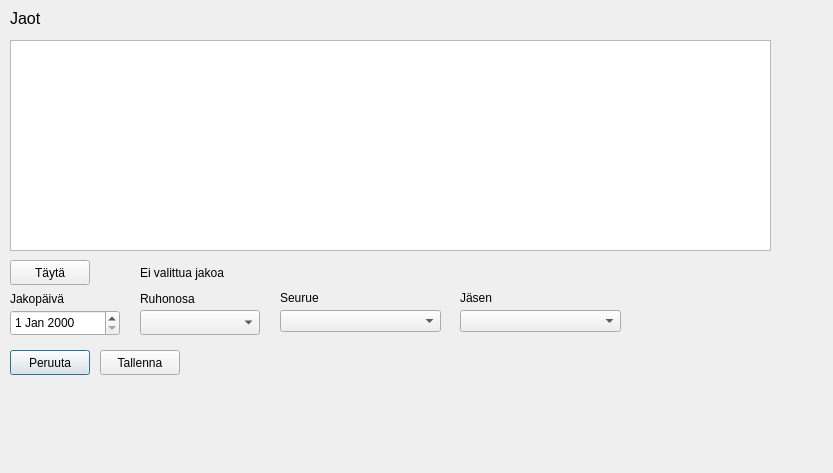
<?xml version="1.0" encoding="UTF-8"?>
<ui version="4.0">
 <class>Dialog</class>
 <widget class="QDialog" name="Dialog">
  <property name="geometry">
   <rect>
    <x>0</x>
    <y>0</y>
    <width>833</width>
    <height>473</height>
   </rect>
  </property>
  <property name="windowTitle">
   <string>Dialog</string>
  </property>
  <widget class="QTableWidget" name="editShareTableWidget">
   <property name="geometry">
    <rect>
     <x>10</x>
     <y>40</y>
     <width>761</width>
     <height>211</height>
    </rect>
   </property>
  </widget>
  <widget class="QDateEdit" name="editShareDateEdit">
   <property name="geometry">
    <rect>
     <x>10</x>
     <y>310</y>
     <width>110</width>
     <height>26</height>
    </rect>
   </property>
  </widget>
  <widget class="QComboBox" name="editSharePortionComboBox">
   <property name="geometry">
    <rect>
     <x>140</x>
     <y>310</y>
     <width>120</width>
     <height>25</height>
    </rect>
   </property>
  </widget>
  <widget class="QLabel" name="label">
   <property name="geometry">
    <rect>
     <x>10</x>
     <y>290</y>
     <width>100</width>
     <height>17</height>
    </rect>
   </property>
   <property name="text">
    <string>Jakopäivä</string>
   </property>
  </widget>
  <widget class="QPushButton" name="editShareSavePushButton">
   <property name="geometry">
    <rect>
     <x>100</x>
     <y>350</y>
     <width>80</width>
     <height>25</height>
    </rect>
   </property>
   <property name="text">
    <string>Tallenna</string>
   </property>
  </widget>
  <widget class="QPushButton" name="editShareCancelPushButton">
   <property name="geometry">
    <rect>
     <x>10</x>
     <y>350</y>
     <width>80</width>
     <height>25</height>
    </rect>
   </property>
   <property name="text">
    <string>Peruuta</string>
   </property>
   <property name="default">
    <bool>true</bool>
   </property>
  </widget>
  <widget class="QPushButton" name="editSharePopulatePushButton">
   <property name="geometry">
    <rect>
     <x>10</x>
     <y>260</y>
     <width>80</width>
     <height>25</height>
    </rect>
   </property>
   <property name="text">
    <string>Täytä</string>
   </property>
  </widget>
  <widget class="QLabel" name="label_2">
   <property name="geometry">
    <rect>
     <x>140</x>
     <y>290</y>
     <width>120</width>
     <height>17</height>
    </rect>
   </property>
   <property name="text">
    <string>Ruhonosa</string>
   </property>
  </widget>
  <widget class="QLabel" name="label_4">
   <property name="geometry">
    <rect>
     <x>10</x>
     <y>10</y>
     <width>120</width>
     <height>17</height>
    </rect>
   </property>
   <property name="font">
    <font>
     <pointsize>12</pointsize>
    </font>
   </property>
   <property name="text">
    <string>Jaot</string>
   </property>
  </widget>
  <widget class="QLabel" name="editShareChosenLabel">
   <property name="geometry">
    <rect>
     <x>140</x>
     <y>264</y>
     <width>291</width>
     <height>17</height>
    </rect>
   </property>
   <property name="text">
    <string>Ei valittua jakoa</string>
   </property>
  </widget>
  <widget class="QComboBox" name="editShareMemberComboBox">
   <property name="geometry">
    <rect>
     <x>460</x>
     <y>310</y>
     <width>161</width>
     <height>22</height>
    </rect>
   </property>
  </widget>
  <widget class="QComboBox" name="editSharePartyComboBox">
   <property name="geometry">
    <rect>
     <x>280</x>
     <y>310</y>
     <width>161</width>
     <height>22</height>
    </rect>
   </property>
  </widget>
  <widget class="QLabel" name="shotByLabel_13">
   <property name="geometry">
    <rect>
     <x>460</x>
     <y>290</y>
     <width>61</width>
     <height>16</height>
    </rect>
   </property>
   <property name="text">
    <string>Jäsen</string>
   </property>
  </widget>
  <widget class="QLabel" name="shotByLabel_14">
   <property name="geometry">
    <rect>
     <x>280</x>
     <y>290</y>
     <width>61</width>
     <height>16</height>
    </rect>
   </property>
   <property name="text">
    <string>Seurue</string>
   </property>
  </widget>
 </widget>
 <resources/>
 <connections/>
</ui>
